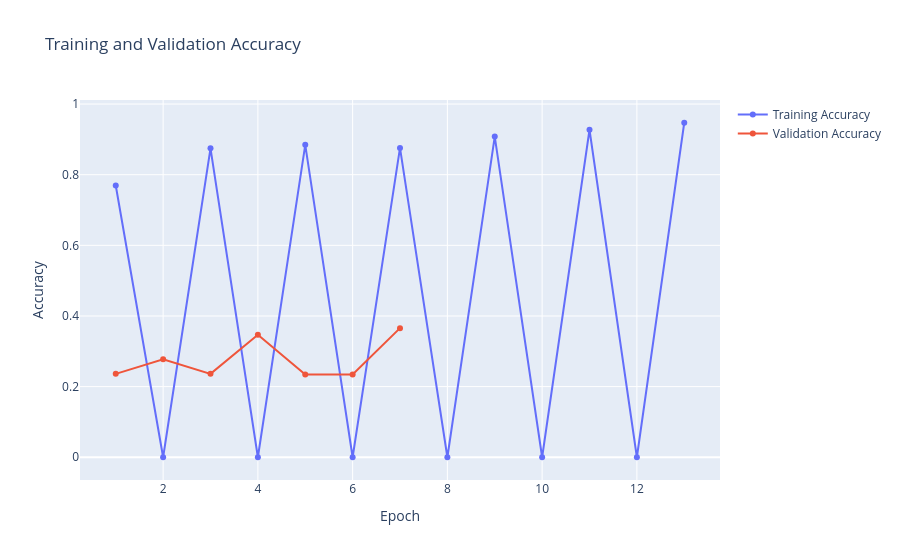
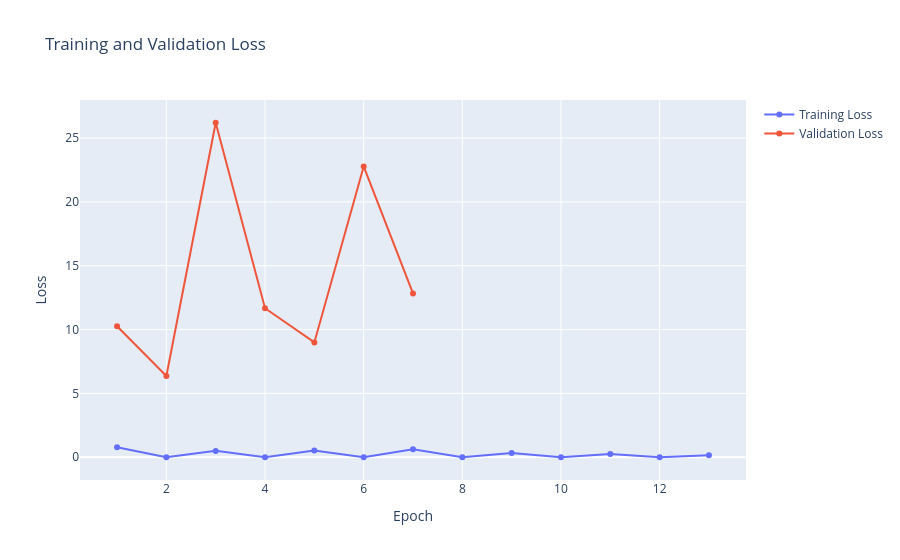

The notebook cell these images were saved under, in order:
### Code cell
def history_plot(epochs, history):
    # Import make_subplots from plotly.subplots
    from plotly.subplots import make_subplots
    import plotly.graph_objects as go
    fig1 = make_subplots()
    fig1.add_trace(go.Scatter(x = np.arange(1,epochs+1), y = history.history["accuracy"], name = "Training Accuracy"))
    fig1.add_trace(go.Scatter(x = np.arange(1,epochs+1), y = history.history["val_accuracy"], name = "Validation Accuracy"))
    fig1.update_layout(title = "Training and Validation Accuracy", xaxis_title = "Epoch", yaxis_title = "Accuracy")
    fig1.show()

    fig2 = make_subplots()
    fig2.add_trace(go.Scatter(x = np.arange(1,epochs+1), y = history.history["loss"], name = "Training Loss"))
    fig2.add_trace(go.Scatter(x = np.arange(1,epochs+1), y = history.history["val_loss"], name = "Validation Loss"))
    fig2.update_layout(title = "Training and Validation Loss", xaxis_title = "Epoch", yaxis_title = "Loss")
    fig2.show()

history_plot(epochs, history)

### Figure 1 — Plotly figure (JSON) as saved in the notebook; plotly's stock layout.template omitted (floating-point values rounded to 4 significant figures)
{"data": [{"name": "Training Accuracy", "x": [1, 2, 3, 4, 5, 6, 7, 8, 9, 10, 11, 12, 13, 14, 15, 16, 17, 18, 19, 20, 21, 22, 23, 24, 25, 26, 27, 28, 29, 30, 31, 32, 33, 34, 35, 36, 37, 38, 39, 40, 41, 42, 43, 44, 45, 46, 47, 48, 49, 50], "y": [0.7695, 0, 0.8748, 0, 0.8845, 0, 0.8757, 0, 0.9079, 0, 0.9273, 0, 0.9471], "type": "scatter"}, {"name": "Validation Accuracy", "x": [1, 2, 3, 4, 5, 6, 7, 8, 9, 10, 11, 12, 13, 14, 15, 16, 17, 18, 19, 20, 21, 22, 23, 24, 25, 26, 27, 28, 29, 30, 31, 32, 33, 34, 35, 36, 37, 38, 39, 40, 41, 42, 43, 44, 45, 46, 47, 48, 49, 50], "y": [0.2361, 0.2772, 0.2361, 0.347, 0.2341, 0.2341, 0.3655], "type": "scatter"}], "layout": {"xaxis": {"anchor": "y", "domain": [0, 1], "title": {"text": "Epoch"}}, "yaxis": {"anchor": "x", "domain": [0, 1], "title": {"text": "Accuracy"}}, "title": {"text": "Training and Validation Accuracy"}}}

### Figure 2 — Plotly figure (JSON) as saved in the notebook; plotly's stock layout.template omitted (floating-point values rounded to 4 significant figures)
{"data": [{"name": "Training Loss", "x": [1, 2, 3, 4, 5, 6, 7, 8, 9, 10, 11, 12, 13, 14, 15, 16, 17, 18, 19, 20, 21, 22, 23, 24, 25, 26, 27, 28, 29, 30, 31, 32, 33, 34, 35, 36, 37, 38, 39, 40, 41, 42, 43, 44, 45, 46, 47, 48, 49, 50], "y": [0.7833, 0, 0.4988, 0, 0.5302, 0, 0.6205, 0, 0.3375, 0, 0.2594, 0, 0.1645], "type": "scatter"}, {"name": "Validation Loss", "x": [1, 2, 3, 4, 5, 6, 7, 8, 9, 10, 11, 12, 13, 14, 15, 16, 17, 18, 19, 20, 21, 22, 23, 24, 25, 26, 27, 28, 29, 30, 31, 32, 33, 34, 35, 36, 37, 38, 39, 40, 41, 42, 43, 44, 45, 46, 47, 48, 49, 50], "y": [10.26, 6.364, 26.2, 11.67, 8.992, 22.77, 12.83], "type": "scatter"}], "layout": {"xaxis": {"anchor": "y", "domain": [0, 1], "title": {"text": "Epoch"}}, "yaxis": {"anchor": "x", "domain": [0, 1], "title": {"text": "Loss"}}, "title": {"text": "Training and Validation Loss"}}}
